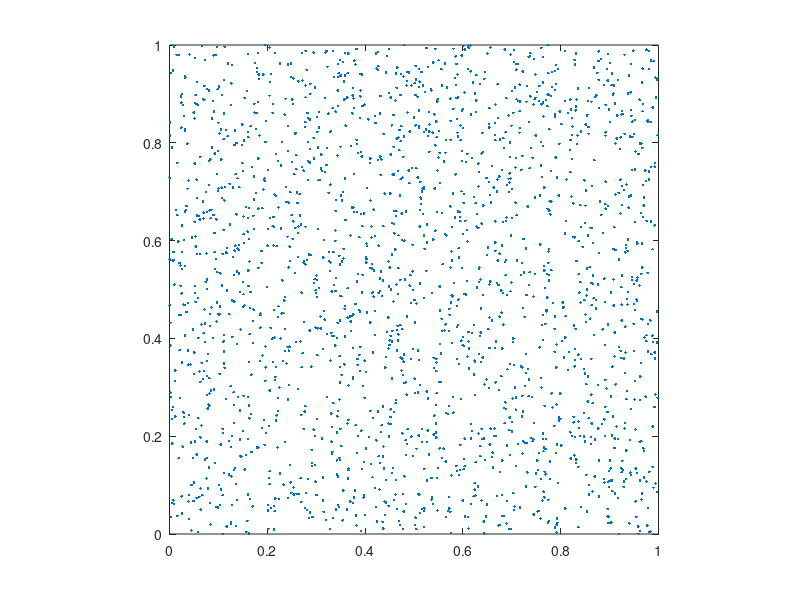

The MATLAB script that drew this image: (Note: this script raises an error after producing the figure.)
%% Basic Settings.
clear;
close all;
warning off;

p = 5;

tol_hss = 1e-3;
tol_cg = 1e-8;
maxit = 100;

fprintf("tol_hss: %.1e\n", tol_hss);
fprintf("tol_cg: %.1e\n", tol_cg);
fprintf("maxit: %d\n", maxit);

%% Generate points x and omega.
n = 2^p;
nx = n;
ny = n;
N = nx * ny;
M = 2 * N;

x = rand(M, 2);

fprintf("M: %d, N: %d\n", M, N);

figure();
plot(x(:, 1), x(:, 2), "Marker", ".", "LineStyle", "none");
axis equal;
xlim([0, 1]);
ylim([0, 1]);

%% NUDFT2_Matrix.
% A = NUDFT2_2D_Matrix(x, nx, ny);
% kappa_A = cond(A);
% fprintf("cond(A): %.1e\n", kappa_A);

%% NUDFT2.
min_points = p * n;
fprintf("min_points: %d\n", min_points);

tic;
A = NUDFT2_2D(nx, ny);
A.Construct_ID_Proxy(x, min_points, tol_hss);
t_construct = toc;
fprintf("Construct time: %.1e\n", t_construct);

r = A.Rank();
fprintf("HSS rank: %d\n", r);

mem_exact = M * N;
mem = A.Storage();
fprintf("Memory (GB): %.1e\n", double_to_gb(mem));
mem_ratio = mem / mem_exact;
fprintf("Mem ratio: %.1e\n", mem_ratio);

%% Apply.
u_ex = randn(N, 1) + randn(N, 1) * 1i;

tic;
f_nufft = MY_NUFFT2_2D(u_ex, x, nx, ny);
t_nufft = toc;
fprintf("NUFFT time: %.1e\n", t_nufft);

tic;
f = A.Apply(u_ex);
t_apply = toc;
fprintf("Apply time: %.1e\n", t_apply);

df = f - f_nufft;
rel_err = norm(df) / norm(f_nufft);
fprintf("Rel err: %.1e\n", rel_err);

%% URV Factorization.
tic;
A.URV_Factor();
t_factor = toc;
fprintf("Factor time: %.1e\n", t_factor);

%% MRI Reconstruction.
P = phantom('Modified Shepp-Logan', n);
u_ex = reshape(P, N, []);
f_nufft = MY_NUFFT2_2D(u_ex, x, nx, ny);

fprintf("Direct Solver\n");
tic;
u_direct = A.URV_Solve(f_nufft);
t_solve = toc;
fprintf("Direct solve time: %.1e\n", t_solve);
u_direct = real(u_direct);

r = f_nufft - MY_NUFFT2_2D(u_direct, x, nx, ny);
rel_res = norm(r) / norm(f_nufft);
fprintf("Rel res: %.1e\n", rel_res);

e = u_ex - u_direct;
rel_acc = norm(e) / norm(u_ex);
fprintf("Rel acc: %.1e\n", rel_acc);

fprintf("LSQR without Precond\n");
tic;
[u_cg, ~, ~, iter, ~] = INUDFT2_2D_CG(x, nx, ny, f_nufft, tol_cg, maxit);
t_iter = toc;
fprintf("Iterative solve time: %.1e\n", t_iter);
fprintf("Iter number: %d\n", iter);
u_cg = real(u_cg);

r = f_nufft - MY_NUFFT2_2D(u_cg, x, nx, ny);
rel_res = norm(r) / norm(f_nufft);
fprintf("Rel res: %.1e\n", rel_res);

e = u_ex - u_cg;
rel_acc = norm(e) / norm(u_ex);
fprintf("Rel acc: %.1e\n", rel_acc);

fprintf("LSQR with Precond\n");
tic;
[u_pcg, ~, ~, iter, ~] = INUDFT2_2D_PCG(A, x, nx, ny, f_nufft, tol_cg, maxit);
t_iter = toc;
fprintf("Iterative solve time: %.1e\n", t_iter);
fprintf("Iter number: %d\n", iter);
u_pcg = real(u_pcg);

r = f_nufft - MY_NUFFT2_2D(u_pcg, x, nx, ny);
rel_res = norm(r) / norm(f_nufft);
fprintf("Rel res: %.1e\n", rel_res);

e = u_ex - u_pcg;
rel_acc = norm(e) / norm(u_ex);
fprintf("Rel acc: %.1e\n", rel_acc);

P_reconstruct_direct = reshape(u_direct, n, n);
P_reconstruct_cg = reshape(u_cg, n, n);
P_reconstruct_pcg = reshape(u_pcg, n, n);

figure;
subplot(2, 2, 1);
imagesc(P);
colormap gray;
axis image;
axis off;
title('Original Shepp-Logan Phantom', 'FontSize', 12);
colorbar;
subplot(2, 2, 2);
imagesc(P_reconstruct_direct);
colormap gray;
axis image;
axis off;
title('Reconstructed Phantom from Direct Solver', 'FontSize', 12);
colorbar;
sgtitle('Reconstruction Comparison', ...
    'FontSize', 14, 'FontWeight', 'bold');
subplot(2, 2, 3);
imagesc(P_reconstruct_cg);
colormap gray;
axis image;
axis off;
title('Reconstructed Phantom from CG', 'FontSize', 12);
colorbar;
sgtitle('Reconstruction Comparison', ...
    'FontSize', 14, 'FontWeight', 'bold');
subplot(2, 2, 4);
imagesc(P_reconstruct_pcg);
colormap gray;
axis image;
axis off;
title('Reconstructed Phantom from PCG', 'FontSize', 12);
colorbar;
sgtitle('Reconstruction Comparison', ...
    'FontSize', 14, 'FontWeight', 'bold');
